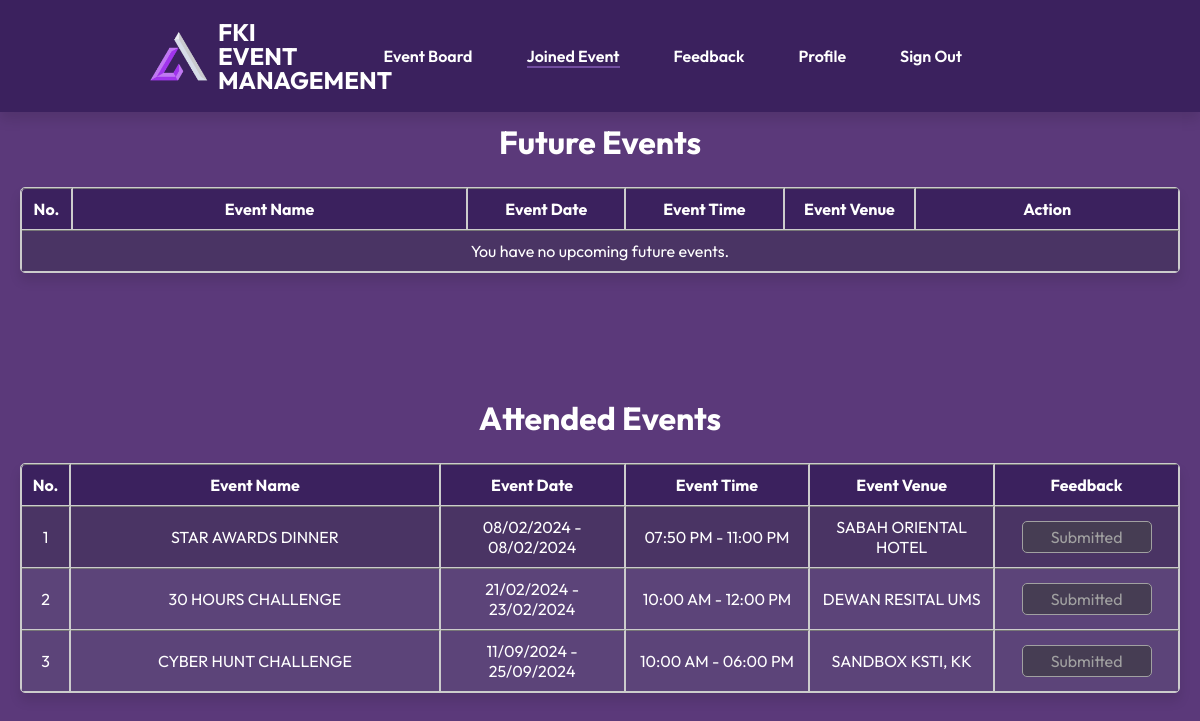
/resources/student/event/joined_event.php (signed in), run on the app's committed database.
### tables this page shows
CREATE TABLE `attendee` (
  `attendee_id` int(11) NOT NULL,
  `attendance_status` varchar(15) DEFAULT NULL,
  `event_id` int(11) DEFAULT NULL,
  `student_id` varchar(20) DEFAULT NULL
);

CREATE TABLE `event` (
  `event_id` int(11) NOT NULL,
  `event_name` varchar(255) DEFAULT NULL,
  `event_synopsis` longtext DEFAULT NULL,
  `event_objective` longtext DEFAULT NULL,
  `event_impact` longtext DEFAULT NULL,
  `event_startDate` date DEFAULT NULL,
  `event_endDate` date DEFAULT NULL,
  `event_startTime` time DEFAULT NULL,
  `event_endTime` time DEFAULT NULL,
  `event_venue` varchar(255) DEFAULT NULL,
  `event_poster` varchar(255) DEFAULT NULL,
  `event_posterDesc` longtext NOT NULL,
  `event_pwd` varchar(50) DEFAULT NULL,
  `event_status` varchar(10) DEFAULT NULL,
  `event_adminRemark` longtext NOT NULL,
  `admin_id` varchar(20) DEFAULT NULL,
  `pmfki_id` varchar(20) DEFAULT NULL
);

### resources/student/event/joined_event.php (the view, shortened to what this page needs)
<?php
include("config.php");
$studentId = $_SESSION['student_id'];
$sql = "SELECT e.*, a.attendee_id, a.attendance_status
        FROM event e
        JOIN attendee a ON e.event_id = a.event_id
        WHERE a.student_id = ?
            AND a.attendance_status != 'A'
            AND e.event_status = 'A'
            AND CONCAT(e.event_endDate, ' ', e.event_endTime) > NOW()
        ORDER BY e.event_startDate ASC";
$stmt = mysqli_prepare($conn, $sql);
mysqli_stmt_bind_param($stmt, "s", $studentId);
mysqli_stmt_execute($stmt);
$result = mysqli_stmt_get_result($stmt);
$pastEventsSql = "SELECT e.*, a.attendee_id, a.attendance_status
        FROM event e
        JOIN attendee a ON e.event_id = a.event_id
        WHERE a.student_id = ? AND a.attendance_status = 'A'
        ORDER BY e.event_startDate ASC";
$pastEventsStmt = mysqli_prepare($conn, $pastEventsSql);
mysqli_stmt_bind_param($pastEventsStmt, "s", $studentId);
mysqli_stmt_execute($pastEventsStmt);
$pastEventsResult = mysqli_stmt_get_result($pastEventsStmt);
function isFeedbackSubmitted($conn, $event_id, $student_id) {
    $sql = "SELECT * FROM feedback WHERE event_id = '$event_id' AND student_id = '$student_id'";
    $result = mysqli_query($conn, $sql);
    if ($result && mysqli_num_rows($result) > 0) {
        return true;
    }
    return false;
}
function isEventFinished($eventStatus) {
    return $eventStatus === 'F';
}
?>
<!DOCTYPE html>
<html lang="en">
<head>
    <link rel="stylesheet" href="css/style.css">
</head>
<body>
    <div class="header-row">
        <div class="header-main">
            <img src="/WebProject/src/icon.png" alt="Website Logo">
            <h2>
                <span>FKI</span>
                <span>EVENT</span>
                <span>MANAGEMENT</span>
            </h2>
            <table class="header-nav">
                <tr>
                    <?php include ('navigation_student.php') ?>
                </tr>
            </table>
        </div>
    </div>
    <div class="table-list">
    <h1>Future Events</h1>
    <table border="1" width="100%" class="event-list-table">
        <tr>
            <th width="2%">No.</th>
            <th width="30%">Event Name</th>
            <th width="12%">Event Date</th>
            <th width="12%">Event Time</th>
            <th width="10%">Event Venue</th>
            <th width="20%">Action</th>
        </tr>
        <?php
        if (mysqli_num_rows($result) > 0) {
            $numrow = 1;
            while ($row = mysqli_fetch_assoc($result)) {
                echo "<tr>";
                echo "<td>" . $numrow . "</td>";
                echo "<td>" . $row["event_name"] . "</td>";
                echo "<td>" . date("d/m/Y", strtotime($row["event_startDate"])) . " - " . date("d/m/Y", strtotime($row["event_endDate"])) . "</td>";
                echo "<td>" . date("h:i A", strtotime($row["event_startTime"])) . " - " . date("h:i A", strtotime($row["event_endTime"])) . "</td>";
                echo "<td>" . $row["event_venue"] . "</td>";
                echo "<td>";
                echo "<button class='joined-event-btn' onclick='confirmUnjoin(" . $row["event_id"] . ")'>Withdraw</button>";
                if (!empty($row["event_pwd"])) {
                    echo "<button class='joined-event-btn' onclick='recordAttendance(" . $row["event_id"] . ")'>Check-In</button>";
                } else {
                    echo "<button class='disabled-joined-event-btn' disabled>Check-In</button>";
                }
                echo "</td>";
                echo "</tr>";
                $numrow++;
            }
        } else {
            echo '<tr><td colspan="6">You have no upcoming future events.</td></tr>';
        }
        ?>
    </table>
    </div>
    <div class="table-list">
    <br>
    <h1>Attended Events</h1>
    <table border="1" width="100%" class="event-list-table">
        <tr>
            <th width="2%">No.</th>
            <th width="30%">Event Name</th>
            <th width="15%">Event Date</th>
            <th width="15%">Event Time</th>
            <th width="15%">Event Venue</th>
            <th width="15%">Feedback</th>
        </tr>
        <?php
        if (mysqli_num_rows($pastEventsResult) > 0) {
            $numrow = 1;
            while ($row = mysqli_fetch_assoc($pastEventsResult)) {
                echo "<tr>";
                echo "<td>" . $numrow . "</td>";
                echo "<td>" . $row["event_name"] . "</td>";
                echo "<td>" . date("d/m/Y", strtotime($row["event_startDate"])) . " - " . date("d/m/Y", strtotime($row["event_endDate"])) . "</td>";
                echo "<td>" . date("h:i A", strtotime($row["event_startTime"])) . " - " . date("h:i A", strtotime($row["event_endTime"])) . "</td>";
                echo "<td>" . $row["event_venue"] . "</td>";
                echo "<td>";
                $event_id = $row["event_id"];
                $isFeedbackSubmitted = isFeedbackSubmitted($conn, $event_id, $studentId);
                $isEventFinished = isEventFinished($row["event_status"]);
                if ($isFeedbackSubmitted) {
                    echo "<button class='disabled-joined-event-btn' disabled>Submitted</button>";
                } elseif (!$isFeedbackSubmitted && $isEventFinished) {
                    echo "<button class='disabled-joined-event-btn' disabled>Closed</button>";
                } else {
                    echo "<button class='joined-event-btn' onclick='showFeedbackPopup(" . $event_id . ", \"" . $row["event_name"] . "\")'>Give Feedback</button>";
                }
                echo "</td>";
                echo "</tr>";
                $numrow++;
            }
        } else {
            echo "<tr><td colspan='6'>You have no attended event record.</td></tr>";
        }
        ?>
    </table>
</div>
</body>
</html>

### resources/navigation/navigation_student.php
<?php
    $current_page = basename($_SERVER['PHP_SELF']);
    $pages = array(
        'eventboard.php' => 'Event Board',
        'joined_event.php' => 'Joined Event',
        'feedback.php' => 'Feedback',
        'student_profile.php' => 'Profile',
        'signout.php' => 'Sign Out'
    );
    foreach ($pages as $page_link => $page_title) {
        $class = ($current_page == $page_link) ? 'active' : '';
        echo '<td><a href="' . $page_link . '" class="' . $class . '">' . $page_title . '</a></td>';
    }
?>

### public/css/style.css (style rules this page uses)
*,h1 { font-family: 'Outfit', sans-serif; }
body { background-color: #5b397a; margin: 0; box-sizing: border-box; font-family: 'Outfit', sans-serif; }
.header-row { background-color: #3b215e; display: flex; justify-content: space-between; align-items: center; box-shadow: 0 8px 12px rgba(0, 0, 0, 0.1); }
.header-main { display: flex; align-items: center; margin: 20px; flex: 20%; }
.header-main img { padding-left: 130px; width: 5%; }
.header-main h2 { color: #fff; white-space: nowrap; width: 14%; padding-left: 10px; margin: 0; }
.header-main h2 span { display: block; text-align: left; margin: 0; line-height: 1; }
.header-nav a { color: #fff; font-weight: 600; margin-right: 50px; position: relative; text-decoration: none; }
.header-nav a.active { border-bottom: 2px solid #724da0; }
.header-nav a::before, .header-nav a::after { content: ''; position: absolute; top: 0; bottom: 0; width: 3px; background-color: #724da0; transform: scaleY(0); transition: transform 0.3s ease; }
.header-nav a::before { left: -8px; transform-origin: center top; }
.header-nav a::after { right: -8px; transform-origin: center bottom; }
.table-list { display: flex; flex-direction: column; justify-content: center; align-items: center; margin-right: 10px; margin-left: 10px; margin-bottom: 5%; }
.table-list h1,h2 { color: #fff; text-align: center; margin: 10px; }
.event-list-table { margin-top: 15px; margin-left: 10px; margin-right: 10px; border: 1px solid #ccc; border-style: solid; border-collapse: seperate; border-spacing: 0; border-radius: 5px; background-color: #5c4479; overflow: hidden; width: auto; text-align: center; box-shadow: 0 8px 12px rgba(0, 0, 0, 0.1); margin-bottom: 3%; }
.event-list-table th { background-color:#3b215e; }
.event-list-table tr:nth-child(2) { background-color: #4a3464; }
.event-list-table td, th { border-left: 1px solid #ccc; padding: 10px; color: #fff; }
.event-list-table tr:first-child th:first-child { border-top-left-radius: 5px; }
.event-list-table tr:first-child th:last-child { border-top-right-radius: 5; }
.event-list-table tr:last-child td:first-child { border-bottom-left-radius: 5; }
.event-list-table tr:last-child { border-bottom-right-radius: 5; }
.disabled-joined-event-btn { background-color: #463d53; width: 130px; color: #a1a1a1; border: 1px solid #a1a1a1; display: inline-block; border-radius: 5px; padding: 5px 5px; text-align: center; z-index: 0; outline: none; position: relative; font-size: inherit; font-family: inherit; overflow: hidden; }

### data on the page
attendee: event.event_name "STAR AWARDS DINNER", event.event_startDate "08/02/2024", event.event_endDate "08/02/2024", event.event_startTime "07:50 PM", event.event_endTime "11:00 PM", event.event_venue "SABAH ORIENTAL HOTEL"
attendee: event.event_name "30 HOURS CHALLENGE", event.event_startDate "21/02/2024", event.event_endDate "23/02/2024", event.event_startTime "10:00 AM", event.event_endTime "12:00 PM", event.event_venue "DEWAN RESITAL UMS"
attendee: event.event_name "CYBER HUNT CHALLENGE", event.event_startDate "11/09/2024", event.event_endDate "25/09/2024", event.event_startTime "10:00 AM", event.event_endTime "06:00 PM", event.event_venue "SANDBOX KSTI, KK"

### other printed values
$page_title "Event Board"
$page_title "Joined Event"
$page_title "Feedback"
$page_title "Profile"
$page_title "Sign Out"
